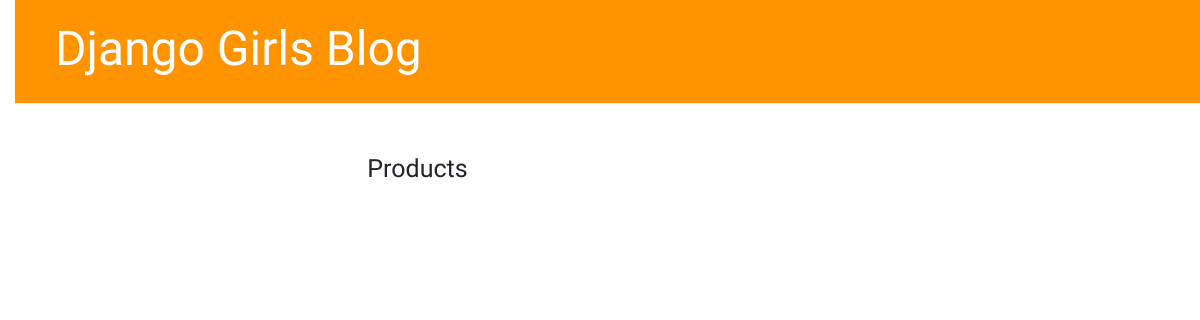
Before: / with the older database file.
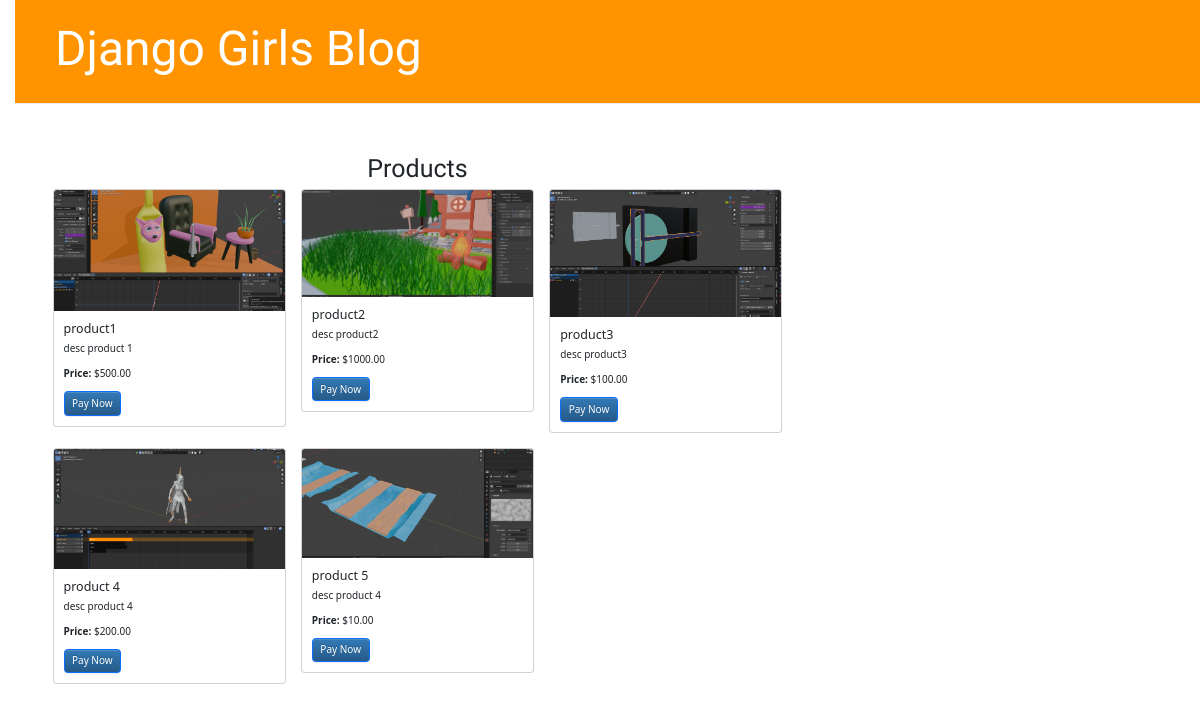
After: the same page with the newer database file.
### blog/models.py (models this page shows, shortened)
class Product(models.Model):
    name = models.CharField(max_length=100)
    description = models.TextField()
    price = models.DecimalField(max_digits=10, decimal_places=2)
    image = models.ImageField(upload_to='product_images/')  # Папка для загрузки изображений

### blog/views.py (the view)
# urls.py: path('', views.product_list, name='product_list'),  # Главная страница с товарами  edit
def product_list(request):
    products = Product.objects.all()  # Получаем все товары из базы данных
    return render(request, 'shop/product_list.html', {'products': products})

### blog/templates/shop/product_list.html
{% extends 'blog/base.html' %}
{% block content %}
<div class="container mt-5">
    <h1 class="text-center">Products</h1>
    <div class="row">
        {% for product in products %}
        <div class="col-md-4">
            <div class="card mb-4">
                <img src="{{ product.image.url }}" class="card-img-top" alt="{{ product.name }}">
                <div class="card-body">
                    <h5 class="card-title">{{ product.name }}</h5>
                    <p class="card-text">{{ product.description }}</p>
                    <p class="card-text"><strong>Price:</strong> ${{ product.price }}</p>
                    <a href="{% url 'product_detail' pk=product.pk %}" class="btn btn-primary">Pay Now</a>
                </div>
            </div>
        </div>
        {% endfor %}
    </div>
</div>
{% endblock %}

### blog/templates/blog/base.html (shortened to what this page needs)
{% load static %}
<html>
    <head>
        <link rel="stylesheet" href="//maxcdn.bootstrapcdn.com/bootstrap/3.2.0/css/bootstrap.min.css">
        <link rel="stylesheet" href="//maxcdn.bootstrapcdn.com/bootstrap/3.2.0/css/bootstrap-theme.min.css">
        <link rel="stylesheet" href="{% static 'css/blog.css' %}">
        <link rel="stylesheet" href="https://cdn.jsdelivr.net/npm/bootstrap@5.3.0/dist/css/bootstrap.min.css">
    </head>
    <body>
        <div class="page-header">
            <h1><a href="/">Django Girls Blog</a></h1>
        </div>
        <div class="content container">
            <div class="row">
                <div class="col-md-8">
                {% block content %}
                {% endblock %}
                </div>
            </div>
        </div>
    </body>
</html>

### blog/static/css/blog.css (style rules this page uses)
h1 a { color: #FCA205; font-family: 'Lobster'; }
body { padding-left: 15px; }
.page-header { background-color: #ff9400; margin-top: 0; padding: 20px 20px 20px 40px; }
.page-header h1, .page-header h1 a, .page-header h1 a:visited, .page-header h1 a:active { color: #ffffff; font-size: 36pt; text-decoration: none; }
.content { margin-left: 40px; }
h1, h2, h3, h4 { font-family: 'Lobster', cursive; }

Changed rows visible on the page:
added Product: image (picture), name "product1", description "desc product 1", price "500.00"
added Product: image (picture), name "product2", description "desc product2", price "1000.00"
added Product: image (picture), name "product3", description "desc product3", price "100.00"
added Product: image (picture), name "product 4", description "desc product 4", price "200.00"
added Product: image (picture), name "product 5", description "desc product 4", price "10.00"
